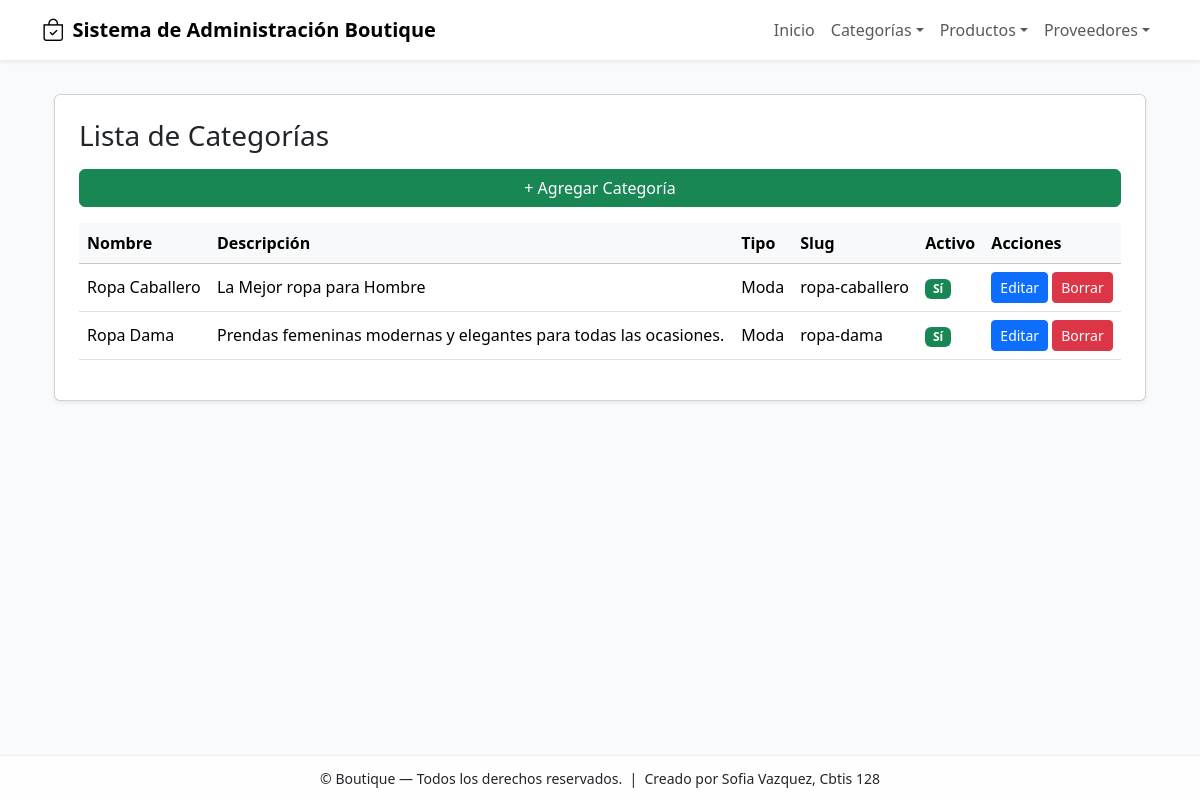
Screenshot of /categoria/ver/ with the database file from the repository.
### app_Boutique/models.py (models this page shows, shortened)
class Categoria(models.Model):
    nombre = models.CharField(max_length=45)
    descripcion = models.TextField()
    fechacreacion = models.DateField(auto_now_add=True)
    activo = models.BooleanField(default=True)
    tipo = models.CharField(max_length=20)
    slug = models.SlugField(max_length=100, unique=True)

### app_Boutique/views.py (the view)
# urls.py: path('categoria/ver/', views.ver_categorias, name='ver_categorias'),
def ver_categorias(request):
    categorias = Categoria.objects.all().order_by('nombre')
    return render(request, 'categoria/ver_categorias.html', {'categorias': categorias})

### app_Boutique/templates/categoria/ver_categorias.html (shortened to what this page needs)
{% extends "base.html" %}
{% block content %}
<div class="container mt-4">
  <div class="card shadow-sm p-4">
    <h3 class="mb-3">Lista de Categorías</h3>
    <a href="{% url 'agregar_categoria' %}" class="btn btn-success mb-3">+ Agregar Categoría</a>
    <table class="table table-hover align-middle">
      <thead class="table-light">
        <tr>
          <th>Nombre</th>
          <th>Descripción</th>
          <th>Tipo</th>
          <th>Slug</th>
          <th>Activo</th>
          <th>Acciones</th>
        </tr>
      </thead>
      <tbody>
        {% for categoria in categorias %}
        <tr>
          <td>{{ categoria.nombre }}</td>
          <td>{{ categoria.descripcion }}</td>
          <td>{{ categoria.tipo }}</td>
          <td>{{ categoria.slug }}</td>
          <td>
            {% if categoria.activo %}
              <span class="badge bg-success">Sí</span>
            {% else %}
              <span class="badge bg-secondary">No</span>
            {% endif %}
          </td>
          <td>
            <a href="{% url 'actualizar_categoria' categoria.id %}" class="btn btn-sm btn-primary">Editar</a>
            <a href="{% url 'borrar_categoria' categoria.id %}" class="btn btn-sm btn-danger">Borrar</a>
          </td>
        </tr>
        {% empty %}
        <tr>
          <td colspan="6" class="text-center text-muted">No hay categorías registradas.</td>
        </tr>
        {% endfor %}
      </tbody>
    </table>
  </div>
</div>
{% endblock %}

### app_Boutique/templates/base.html (style rules this page uses)
body { padding-top: 70px; background-color: #f8fafc; }

### rows the page displays
Categoria: nombre "Ropa Caballero", descripcion "La Mejor ropa para Hombre", tipo "Moda", slug "ropa-caballero", activo "Sí"
Categoria: nombre "Ropa Dama", descripcion "Prendas femeninas modernas y elegantes para todas las ocasiones.", tipo "Moda", slug "ropa-dama", activo "Sí"
